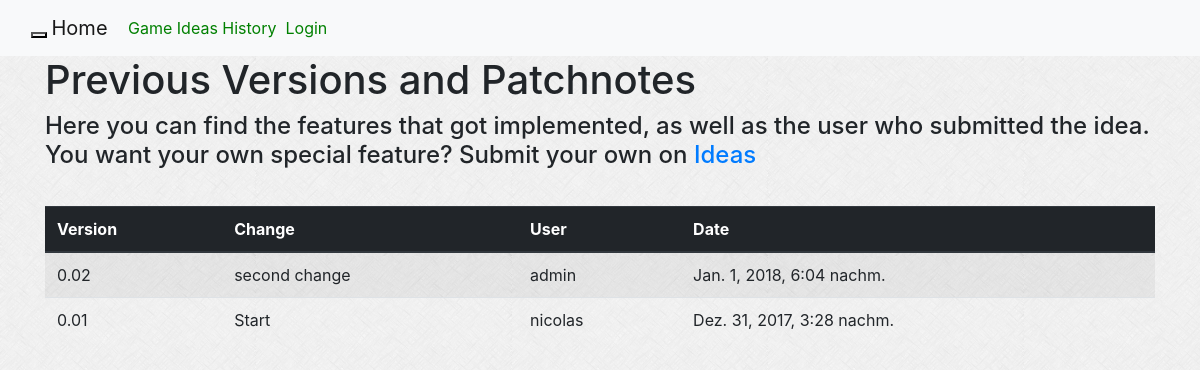
The app's page /website/history with its own data.
### website/models.py (models this page shows, shortened)
class Version(models.Model):
    label = models.CharField(max_length=20,unique=True)
    change = models.CharField(max_length=200)
    pub_date = models.DateTimeField('date published', default=datetime.now)
    submitter = models.ForeignKey(Player, on_delete=models.CASCADE, null=True)

class Player(models.Model):
    user = models.OneToOneField(User, on_delete=models.CASCADE, primary_key=True)
    highscore = models.IntegerField(default=-1)
    requests_left = models.IntegerField(default=1)
    rounds_played = models.IntegerField(default=0)
    current_version_beaten = models.BooleanField(default=False)
    votes_left = models.IntegerField(default=1)

### website/views.py (the view)
# urls.py: path('history', views.HistoryView.as_view(), name='history'),
class HistoryView(generic.ListView):
    model = Version
    template_name = 'website/history.html'
    def get_queryset(self):
        return Version.objects.all().order_by('-pub_date')

### website/templatetags/base_extras.py (called while the page is built)
@register.simple_tag
def active_page(request, view_name):
    from django.urls import resolve, Resolver404
    path = resolve(request.path_info)
    if not request:
        return ""
    try:
        return "active" if path.url_name == view_name else ""
    except Resolver404:
        return ""

### website/templates/website/history.html (shortened to what this page needs)
{% extends "website/../base.html" %}
{% load static %}
{% block container %}
    <h1> Previous Versions and Patchnotes  </h1>
    <h4>
        Here you can find the features that got implemented, as well as the user who submitted the idea. <br>
        You want your own special feature? Submit your own on <a href="{% url "website:ideas" %}">Ideas </a><br><br>
    </h4>
{% endblock %}
{% block body %}
{% if version_list %}
    <div class="container">
        <table class="table table-striped table-hover">
            <thead class= "thead-dark">
              <tr>
                  <th scope="col">Version</th>
                  <th scope="col">Change</th>
                  <th scope="col">User</th>
                  <th scope="col">Date</th>
              </tr>
            </thead>
            <tbody>
                {% for version in version_list %}
                    <tr>
                        <td>{{ version.label }}</td>
                        <td>{{ version.change }}</td>
                        <td>{{ version.submitter.user.username}}</td>
                        <td>{{ version.pub_date}}</td>
                    </tr>
                {% endfor %}
            </tbody>
        </table>
    </div>
{% else %}
    <p>No history available.</p>
{% endif %}
{% endblock %}

### website/static/website/css/style.css (style rules this page uses)
body { background: white url("../images/background.png"); }

### records on screen
Version: label "0.02", change "second change", submitter.user.username "admin", pub_date "Jan. 1, 2018, 6:04 nachm."
Version: label "0.01", change "Start", submitter.user.username "nicolas", pub_date "Dez. 31, 2017, 3:28 nachm."
